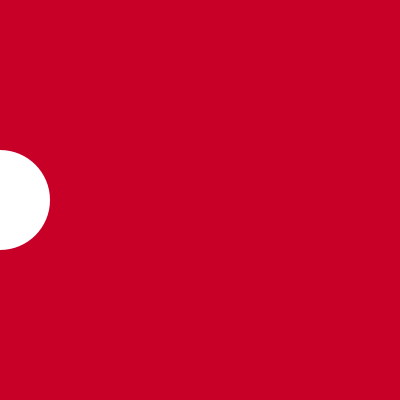
Frame 1 (no input)
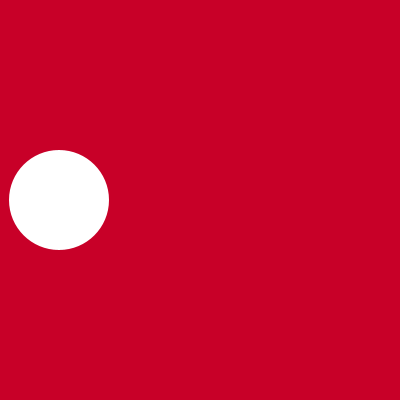
Frame 60 (the mouse pressed at the canvas centre just before this capture)
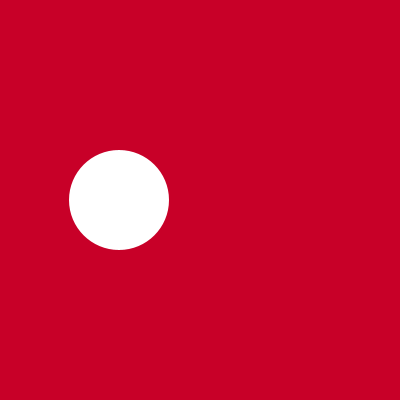
Frame 120 (the mouse held since frame 60 and released just before this capture)

The Processing sketch that drew these frames (run headless with seeded random() and noise(); from frame 60 on, the mouse is pressed at the canvas centre):

// Processing sketch: processing_183772
// ── processing_183772.pde

    float circle_x = 0;
    float circle_y = 0;
    
void setup () { 
  size (400,400);
  noStroke();
  fill(255);
  frameRate(1000);
}

void draw () {
     background (200,0,40);
  
  float slow_circle_size=100;
  
if(random(10) > 8) {
       slow_circle_size = 400;
     }
ellipse(circle_x,200,slow_circle_size,slow_circle_size);

circle_x = circle_x + 1;

if(circle_x>400) {
  circle_x = 0;
}
}
